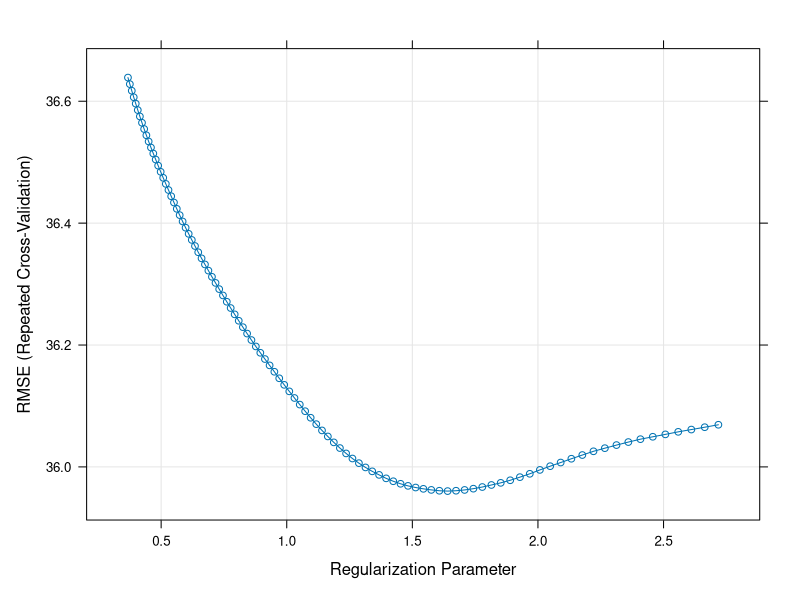

Generate this figure with R: (Note: this script raises an error after producing the figure.)
## ---- chunk 1
knitr::opts_chunk$set(echo = TRUE)
library(tidyverse)
library(caret)
library(ModelMetrics)
## ---- chunk 2
training_data = read_csv("./training_data_final.csv")
test_data = read_csv("./test_data_final.csv")

y = training_data$lbdldl
x = model.matrix(lbdldl ~ ., training_data)[, -(1:2)]
y_test = test_data$lbdldl
x_test = model.matrix(lbdldl ~ ., test_data)[, -(1:2)]
## ---- chunk 3
set.seed(13)
ctrl1 = trainControl(method = "repeatedcv", number = 10, repeats = 5)

elastic_net_fit = train(x, y,
                        method = "glmnet",
                        tuneGrid = expand.grid(alpha = 0.75, 
                                          lambda = exp(seq(-1, 1, length=100))),
                        preProc = c("center", "scale"),
                        trControl = ctrl1)

plot(elastic_net_fit)
## ---- chunk 4
elastic_net_prediction = predict(elastic_net_fit, newdata = test_data)
elastic_net_mse = mse(y_test, elastic_net_prediction)
